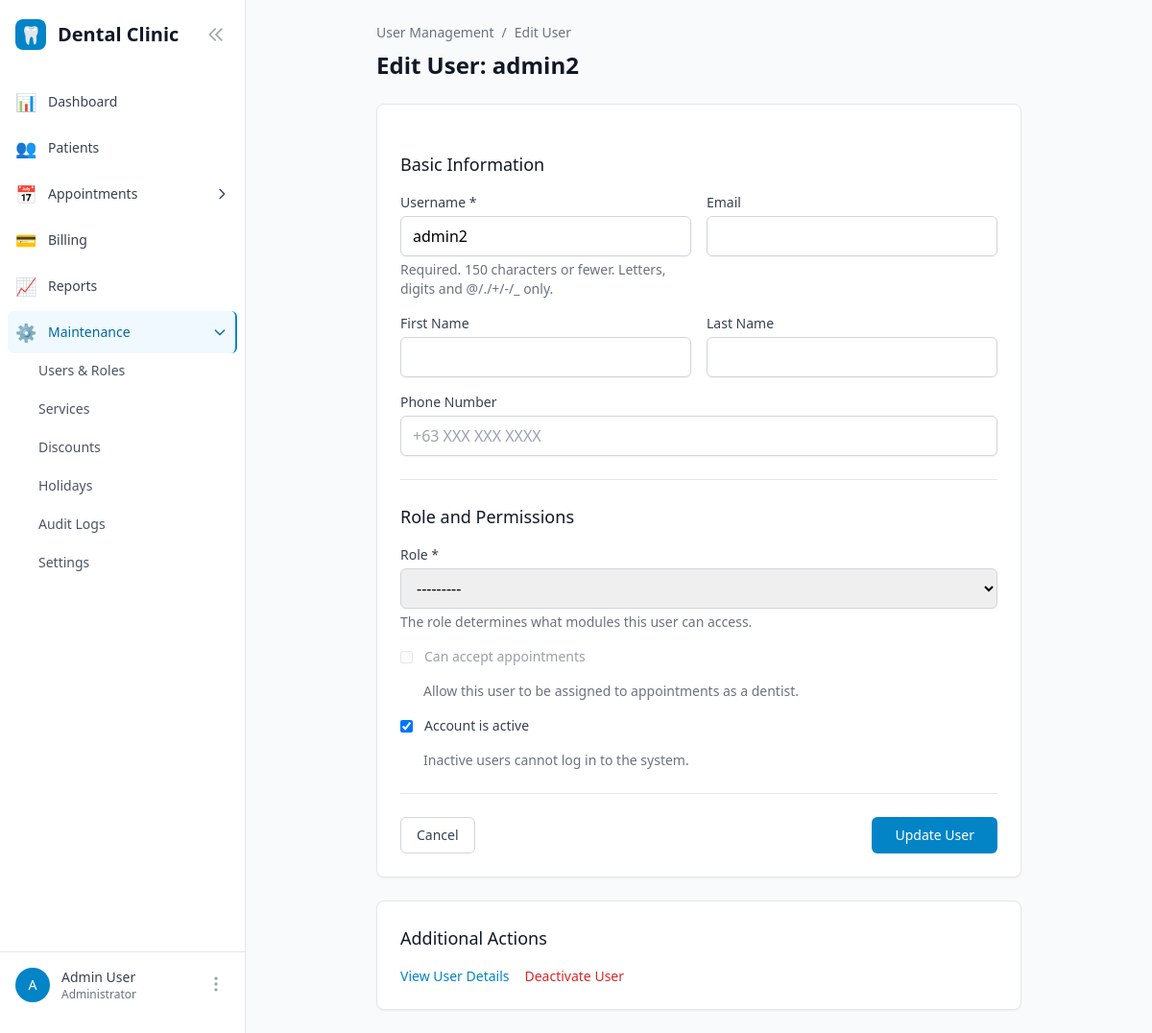
The page /users/2/edit/ (signed in) on the database as committed earlier.
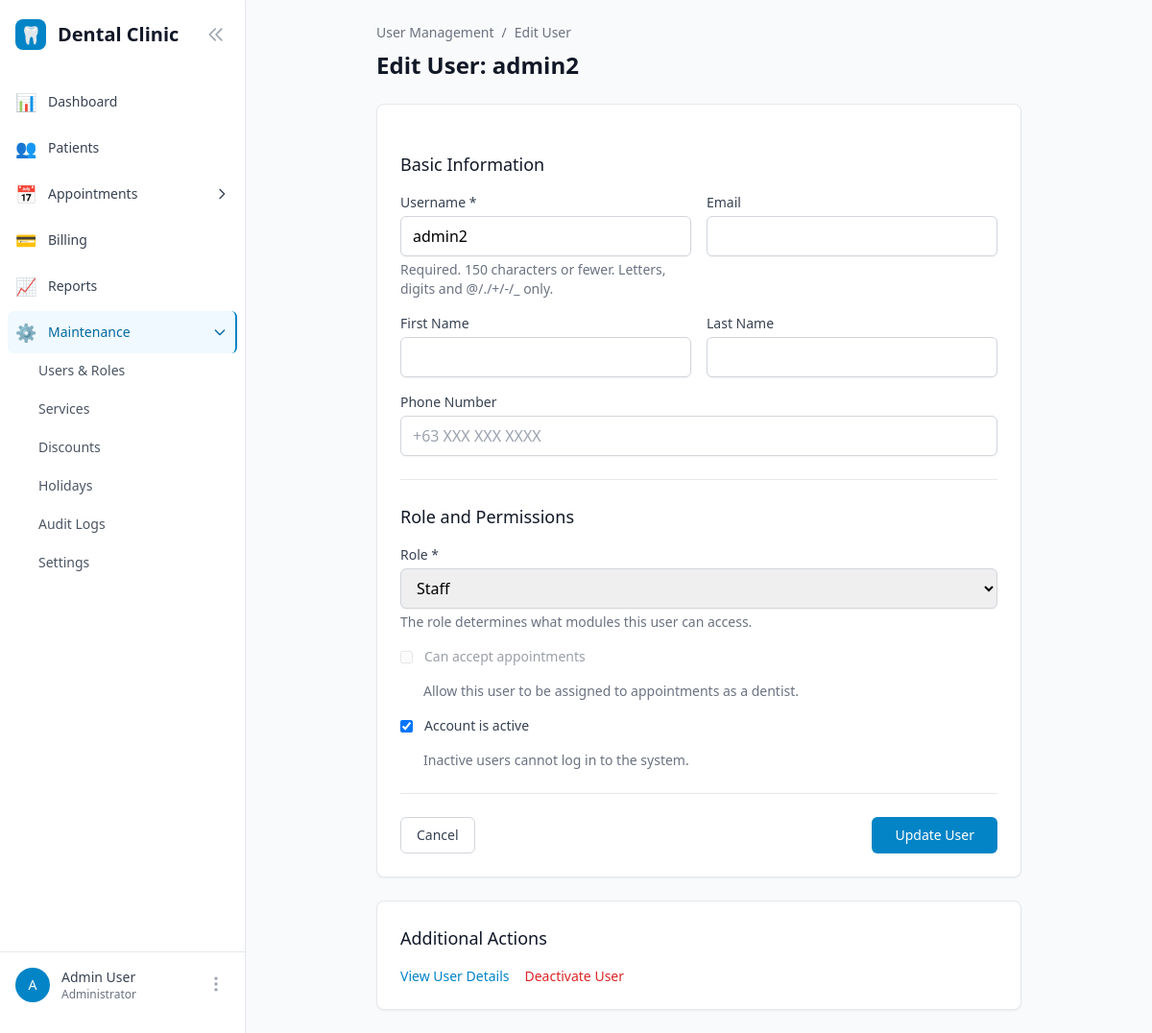
The same page on the database as committed later.
### users/models.py (models this page shows, shortened)
class User(AbstractUser):
    role = models.ForeignKey(Role, on_delete=models.PROTECT, null=True, blank=True)
    phone = models.CharField(max_length=20, blank=True)
    is_active_dentist = models.BooleanField(default=False, help_text="Can accept appointments")
    created_at = models.DateTimeField(auto_now_add=True)
    updated_at = models.DateTimeField(auto_now=True)
    def has_permission(self, module_name):
        if self.is_superuser:
            return True
        if not self.role or self.role.is_archived:  # Users with archived roles lose access
            return False
        return self.role.permissions.get(module_name, False)

### users/views.py (the view, shortened to what this page needs)
# urls.py: path('<int:pk>/edit/', views.UserUpdateView.as_view(), name='user_update'),
class UserUpdateView(LoginRequiredMixin, UpdateView):
    model = User
    form_class = UserForm
    template_name = 'users/user_form.html'
    context_object_name = 'user_obj'
    def dispatch(self, request, *args, **kwargs):
        if not request.user.has_permission('maintenance'):
            messages.error(request, 'You do not have permission to access this page.')
            return redirect('core:dashboard')
        return super().dispatch(request, *args, **kwargs)
    def get_form_kwargs(self):
        kwargs = super().get_form_kwargs()
        kwargs['is_update'] = True
        kwargs['request_user'] = self.request.user
        return kwargs

### users/models.py (called while the page is built)
    def __str__(self):
        return self.display_name

### users/templatetags/user_tags.py (called while the page is built)
@register.filter
def has_permission(user, module_name):
    if not user or not user.is_authenticated:
        return False
    if user.is_superuser:
        return True
    if not hasattr(user, 'role') or not user.role:
        return False
    return user.role.permissions.get(module_name, False)

### templates/users/user_form.html (shortened to what the changed rows need)
{% extends 'base.html' %}
{% block content %}
<div class="max-w-2xl mx-auto">
    <div class="mb-6">
        <div class="flex items-center space-x-2 text-sm text-gray-500 mb-2">
            <a href="{% url 'users:user_list' %}" class="hover:text-gray-700">User Management</a>
            <span>/</span>
            <span>{% if user_obj.pk %}Edit User{% else %}Add New User{% endif %}</span>
        </div>
        <h1 class="text-2xl font-bold text-gray-900">
            {% if user_obj.pk %}
                Edit User: {{ user_obj.get_full_name|default:user_obj.username }}
            {% else %}
                Add New User
            {% endif %}
        </h1>
    </div>
    <div class="bg-white rounded-lg shadow-sm border">
        <form method="post" class="p-6 space-y-6">
            <div>
                <div class="grid grid-cols-1 md:grid-cols-2 gap-4">
                    <div>
                        <label for="{{ form.username.id_for_label }}" class="block text-sm font-medium text-gray-700">
                            Username *
                        </label>
                        {{ form.username }}
                        {% if form.username.help_text %}
                            <p class="mt-1 text-sm text-gray-500">{{ form.username.help_text }}</p>
                        {% endif %}
                    </div>
                    <div>
                        <label for="{{ form.email.id_for_label }}" class="block text-sm font-medium text-gray-700">
                            Email
                        </label>
                        {{ form.email }}
                    </div>
                    <div>
                        <label for="{{ form.first_name.id_for_label }}" class="block text-sm font-medium text-gray-700">
                            First Name
                        </label>
                        {{ form.first_name }}
                    </div>
                    <div>
                        <label for="{{ form.last_name.id_for_label }}" class="block text-sm font-medium text-gray-700">
                            Last Name
                        </label>
                        {{ form.last_name }}
                    </div>
                    <div class="md:col-span-2">
                        <label for="{{ form.phone.id_for_label }}" class="block text-sm font-medium text-gray-700">
                            Phone Number
                        </label>
                        {{ form.phone }}
                    </div>
                </div>
            </div>
            <div class="border-t border-gray-200 pt-6">
                <div class="space-y-4">
                    <div>
                        <label for="{{ form.role.id_for_label }}" class="block text-sm font-medium text-gray-700">
                            Role *
                        </label>
                        {{ form.role }}
                        <p class="mt-1 text-sm text-gray-500">The role determines what modules this user can access.</p>
                    </div>
                    <div class="flex items-center space-x-3" id="is-active-dentist-container">
                        {{ form.is_active_dentist }}
                        <label for="{{ form.is_active_dentist.id_for_label }}" class="text-sm font-medium text-gray-700">
                            {{ form.is_active_dentist.label }}
                        </label>
                    </div>
                    <div class="flex items-center space-x-3">
                        {{ form.is_active }}
                        <label for="{{ form.is_active.id_for_label }}" class="text-sm font-medium text-gray-700">
                            {{ form.is_active.label }}
                        </label>
                    </div>
                </div>
            </div>
        </form>
    </div>
</div>
{% endblock %}

Rows that differ between the two databases and show on the page:
changed User "admin2": role "---------" → "Staff"
